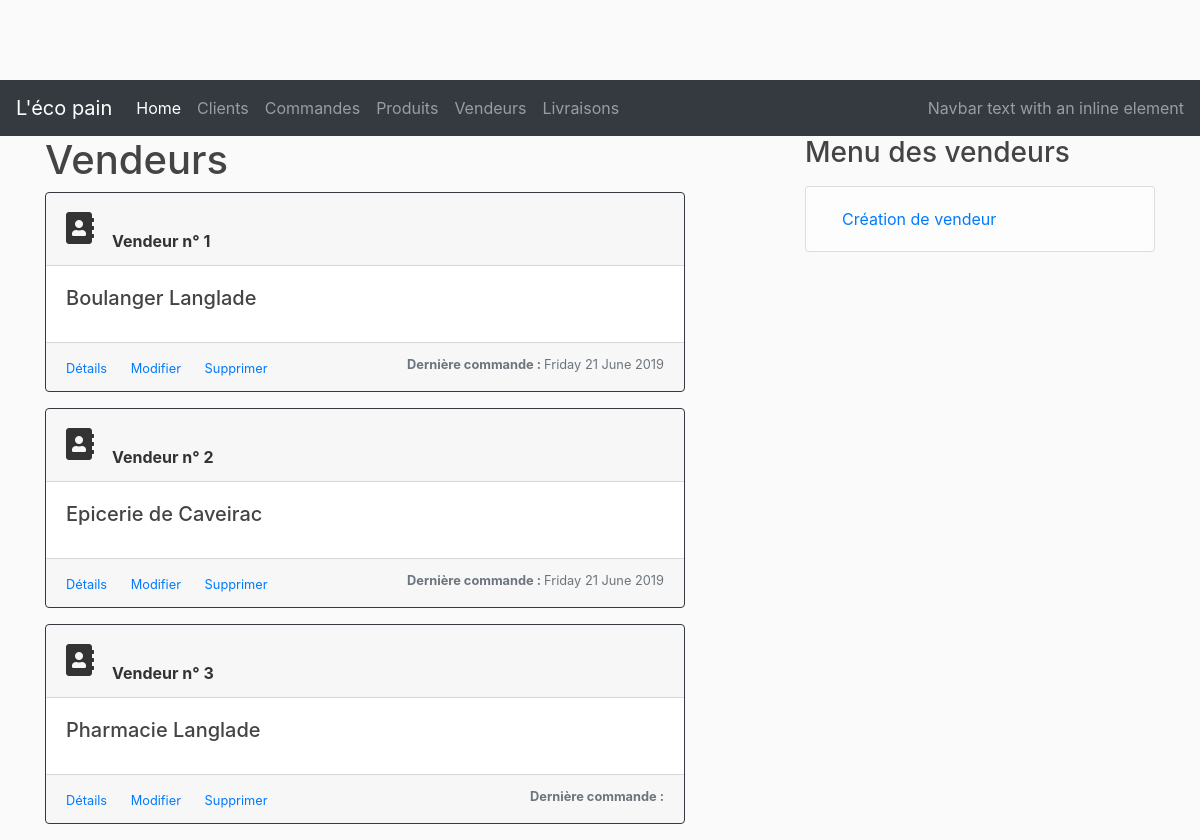
/vendors, run on the app's committed database.
### lecopain/dao/models.py (models this page shows, shortened)
class Vendor(db.Model)        :
    __tablename__             = 'vendors'
    id                        = db.Column(db.Integer, primary_key  = True)
    name                      = db.Column(db.String(50), nullable  = False)
    email                     = db.Column(db.String(200), nullable = False)
    products                  = db.relationship('Product', backref = 'vendor', lazy = True)
    vendorOrders              = db.relationship('VendorOrder', backref = 'vendor', lazy = True)

class CustomerOrder(db.Model)   :
    __tablename__               = 'customer_orders'
    id                          = db.Column(db.Integer, primary_key                             = True)
    title                       = db.Column(db.String(50), nullable                             = False)
    created_at                  = db.Column(db.DateTime, nullable                               = False, default = datetime.utcnow)
    customer_id                 = db.Column(db.Integer, db.ForeignKey('customers.id'), nullable = False)
    status                      = db.Column(db.String(20), nullable                             = False)
    vendorOrders                = db.relationship('VendorOrder', backref = 'customerOrder', lazy = True)
    delivery                    = db.relationship('Delivery', uselist=False)
    delivery_dt                 = db.Column(db.DateTime)
    payement_status             = db.Column(db.String(20), nullable                             = False)

### lecopain/controllers/vendor_controller.py (the view)
@vendor_page.route("/vendors", methods=['GET', 'POST'])
def vendors():
    new_orders=[]
    vendorManager = VendorManager()
    vendors = Vendor.query.all()
    for vendor in vendors :
        new_orders.append(vendorManager.get_last_order(vendor))
    for order in new_orders :
        if order != None :
            print(str(order.delivery_dt))
    return render_template('/vendors/vendors.html', vendors=vendors, new_orders= new_orders, cpt=0)

### lecopain/services/vendor_manager.py (called while the page is built)
    def get_last_order(self, vendor) :
        newer_order = None
        orders = CustomerOrder.query.filter(VendorOrder.vendor_id == vendor.id).all()
        for order in orders :
            if(newer_order == None) :
                print("newer from null")
                newer_order = order
            elif (order.delivery_dt > newer_order.delivery_dt) :
                newer_order = order
                print("newer from other")
        return newer_order

### lecopain/templates/vendors/vendors.html (shortened to what this page needs)
{% extends "layout.html" %}
{% block content %}
<h1>Vendeurs</h1>
    {% set count = O %}
    {% for vendor in vendors %}
    <div class="card border-dark mb-3" style="width: 40rem;">
        <div class="card-header">
                <span style="float: left; font-size: 2em;">
                    <i class="fas fa-address-book "> </i> &nbsp;
                </span>
                <br>
                <b>Vendeur n° {{vendor.id}}</b>
        </div>
        <div class="card-body">
            <h5 class="card-title">
                {{vendor.name}}
            </h5>
        </div>
        <div class="card-footer">
            <small class="text-muted">
                <a href="/vendors/{{vendor.id}}" class="card-link">Détails</a>
                <a href="/vendors/update/{{vendor.id}}" class="card-link">Modifier</a>
                <a href="/vendors/delete/{{vendor.id}}" class="card-link">Supprimer</a>
                <span style="float: right">
                        <b> Dernière commande : </b>
                        {% if new_orders[loop.index-1] is not none %}
                            {{ new_orders[loop.index-1].delivery_dt.strftime('%A %d %B %Y') }}
                        {% endif%}
                </span>
            </small>
        </div>
    </div>
    {% endfor %}
{% endblock %}
{% block right_menu %}
<div class="content-section">
    <h3>Menu des vendeurs</h3>
    <p class='text-muted'>
        <ul class="list-group">
        <li class="list-group-item list-group-item-light">
            <a class="nav-link" href="/vendors/new">Création de vendeur</a></li>
        </ul>
    </p>
</div>
{% endblock %}

### lecopain/static/main.css (style rules this page uses)
body { background: #fafafa; color: #333333; margin-top: 5rem; }
h1, h2, h3, h4, h5, h6 { color:#444444; }

### data on the page
Vendor: id "1", name "Boulanger Langlade"
CustomerOrder: delivery_dt "Friday 21 June 2019"
Vendor: id "2", name "Epicerie de Caveirac"
Vendor: id "3", name "Pharmacie Langlade"
